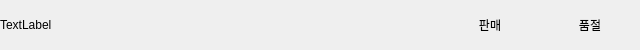
<?xml version="1.0" encoding="UTF-8"?>
<ui version="4.0">
 <class>Form</class>
 <widget class="QWidget" name="Form">
  <property name="geometry">
   <rect>
    <x>0</x>
    <y>0</y>
    <width>640</width>
    <height>50</height>
   </rect>
  </property>
  <property name="minimumSize">
   <size>
    <width>63</width>
    <height>50</height>
   </size>
  </property>
  <property name="maximumSize">
   <size>
    <width>640</width>
    <height>50</height>
   </size>
  </property>
  <property name="windowTitle">
   <string>Form</string>
  </property>
  <property name="styleSheet">
   <string notr="true"/>
  </property>
  <layout class="QHBoxLayout" name="horizontalLayout">
   <property name="spacing">
    <number>0</number>
   </property>
   <property name="sizeConstraint">
    <enum>QLayout::SetMinimumSize</enum>
   </property>
   <property name="leftMargin">
    <number>0</number>
   </property>
   <property name="topMargin">
    <number>0</number>
   </property>
   <property name="rightMargin">
    <number>0</number>
   </property>
   <property name="bottomMargin">
    <number>0</number>
   </property>
   <item>
    <layout class="QHBoxLayout" name="horizontalLayout_2">
     <property name="spacing">
      <number>0</number>
     </property>
     <item>
      <widget class="QLabel" name="label_menu_name">
       <property name="text">
        <string>TextLabel</string>
       </property>
      </widget>
     </item>
     <item>
      <widget class="QPushButton" name="btn_not_soldout">
       <property name="maximumSize">
        <size>
         <width>100</width>
         <height>35</height>
        </size>
       </property>
       <property name="styleSheet">
        <string notr="true">
border-radius:10px;</string>
       </property>
       <property name="text">
        <string>판매</string>
       </property>
      </widget>
     </item>
     <item>
      <widget class="QPushButton" name="btn_soldout">
       <property name="maximumSize">
        <size>
         <width>100</width>
         <height>35</height>
        </size>
       </property>
       <property name="styleSheet">
        <string notr="true">
border-radius:10px;
</string>
       </property>
       <property name="text">
        <string>품절</string>
       </property>
      </widget>
     </item>
    </layout>
   </item>
  </layout>
 </widget>
 <resources/>
 <connections/>
</ui>
